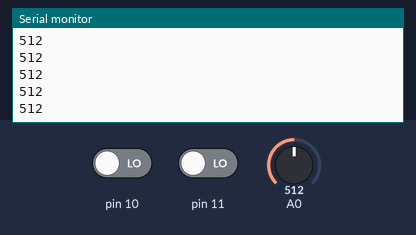
A sketch run on a simulated Arduino Uno, built with avr-gcc and run on an emulated ATmega328P. On the bench: the last lines printed to the serial monitor. The test bench sets the inputs (shaded band); at power-on: pin 10 LOW, A0 = 512, pin 11 LOW.

Above: at 1.2 s.
1.3 s: pin 10 driven HIGH
At 2.0 s:
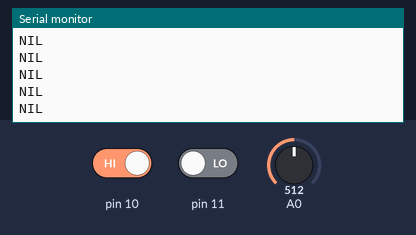
3.2 s: pin 10 driven LOW
At 4.0 s:
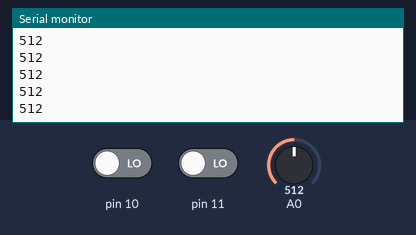
4.7 s: A0 set to 716
At 5.4 s:
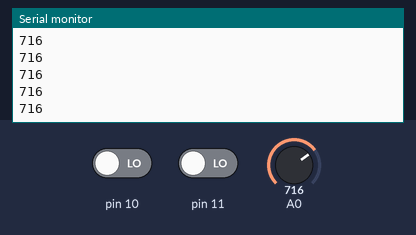
6.2 s: pin 11 driven HIGH
At 7.1 s:
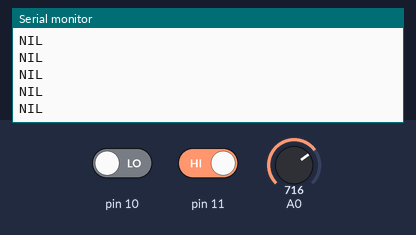
9.2 s: pin 11 driven LOW
At 10.2 s:
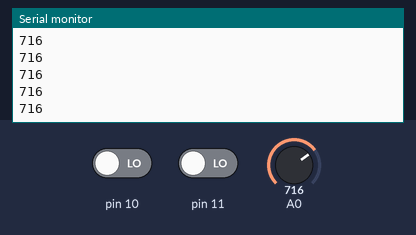
10.7 s: A0 set to 900
At 11.3 s:
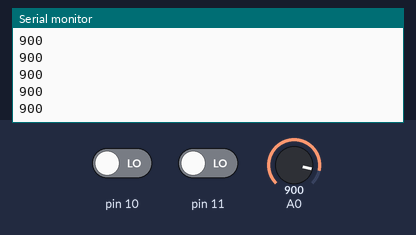
Timing chart, 0 to 13.0 s (numbered marks = the images above; inputs shaded):
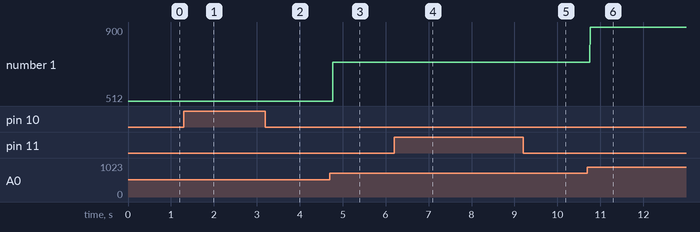

Measured:
- after the input at 1.3 s, the serial monitor: prints a new line after 0.07 s (image 1)
- after the input at 4.7 s, the serial monitor: prints a new line after 0.07 s (image 3)
- after the input at 10.7 s, the serial monitor: prints a new line after 0.06 s (image 6)
- plotted number 1: 512 → 716 after the input at 4.7 s, 716 → 900 after the input at 10.7 s

The sketch:

ecg.ino
```cpp
void setup() {
  // put your setup code here, to run once:
  pinMode(10, INPUT);
  pinMode(11, INPUT);
  Serial.begin(9600);
}

void loop() {
  // put your main code here, to run repeatedly:
  if(digitalRead(10)||digitalRead(11))
    Serial.println("NIL");
  else
  {
    int value = analogRead(A0);
    Serial.println(value);
  }
  delay(1000/300);
}
```
